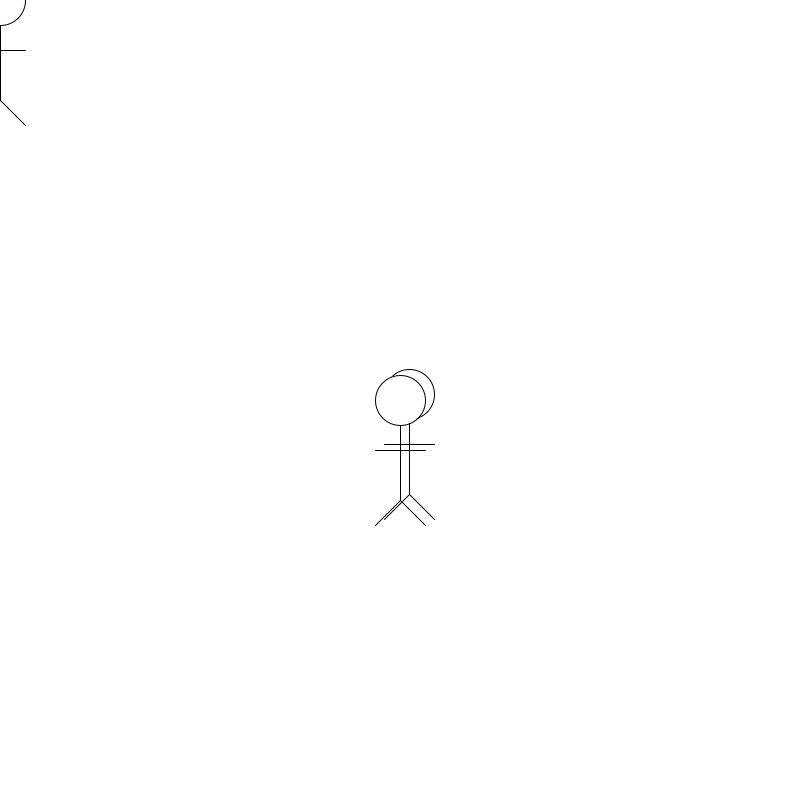
Frame 1 (no input)
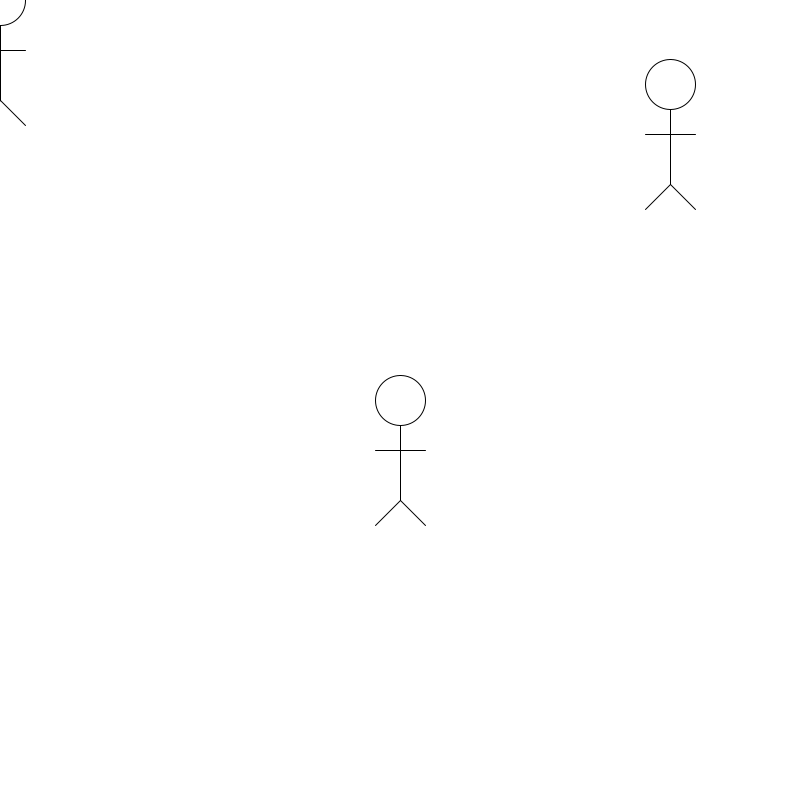
Frame 60 (the mouse pressed at the canvas centre just before this capture)
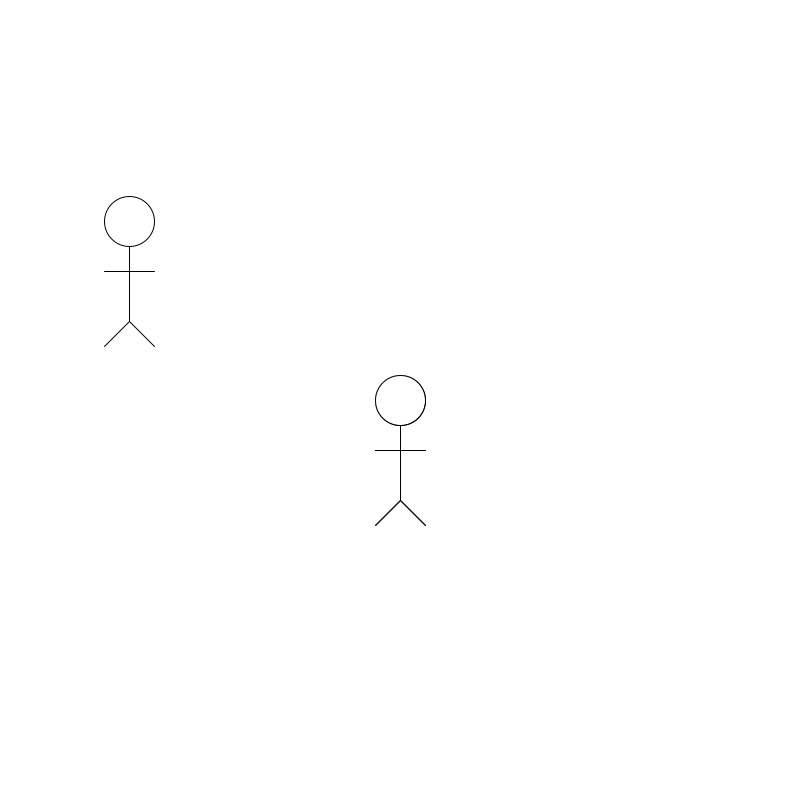
Frame 120 (the mouse held since frame 60 and released just before this capture)

The Processing sketch that drew these frames (run headless with seeded random() and noise(); from frame 60 on, the mouse is pressed at the canvas centre):

// Processing sketch: stickmanOOP
// ── stickmanOOP.pde
// Convert the following starter code into OOP (make it a class)
// Add the following behaviours:
//   - bounceAround()   [behave like a ball, bouncing around the screen]
//   - followMouse()    [where the mouse is, so is the stickman]
//   - wasdMove()       [move the stickman with WASD keys]

Stickman evan;
Stickman caelan;
Stickman anthony;

void setup() {
  size(800, 800);
  
  evan = new Stickman(100, 100);
  caelan = new Stickman();
  anthony = new Stickman(400, 400);
}

void draw() {
  background(255);
  
  evan.followMouse();
  caelan.bounceAround();
  anthony.wasdMove();
  
  evan.display();
  caelan.display();
  anthony.display();
}
// ── Stickman.pde
class Stickman {
  //data
  float x, y;
  float dx, dy;

  //constructor(s)
  Stickman() {
    x = width/2;
    y = height/2;
    dx = random(-10, 10);
    dy = random(-10, 10);
  }

  Stickman(float _x, float _y) {
    x = _x;
    y = _y;
    dx = random(-10, 10);
    dy = random(-10, 10);
  }

  //behaviour
  void wasdMove() {
    if (keyPressed) {
      if (key == 'w') {
        y -= abs(dy);
      }
      if (key == 's') {
        y += abs(dy);
      }
      if (key == 'a') {
        x -= abs(dx);
      }
      if (key == 'd') {
        x += abs(dx);
      }
    }
  }
  
  void bounceAround() {
    x += dx;
    y += dy;
    
    //bounce on edge
    if (x > width || x < 0) {
      dx *= -1;
    }
    if (y > height || y < 0) {
      dy *= -1;
    }
  }
  
  void followMouse() {
    x = mouseX;
    y = mouseY;
  }
  
  void display() {
    pushMatrix();
      translate(x, y);
  
      //head
      ellipse(0, 0, 50, 50);
  
      //body
      line(0, 25, 0, 100);
  
      //legs
      line(0, 100, -25, 125);
      line(0, 100, 25, 125);
  
      //arms
      line(-25, 50, 25, 50);

    popMatrix();
  }
}
